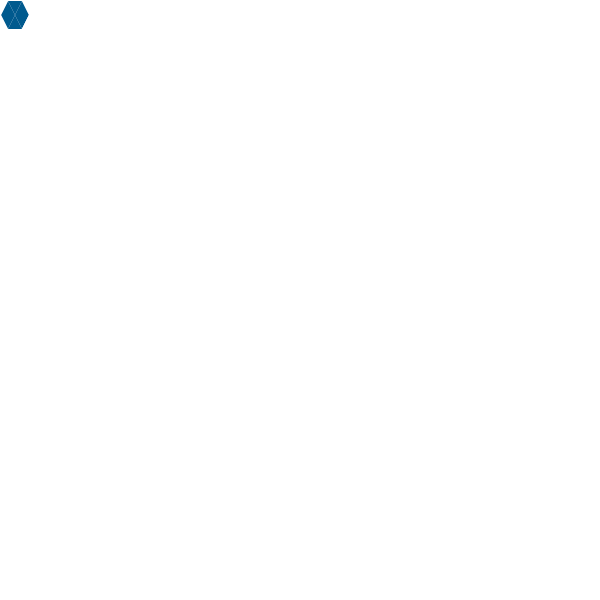
Frame 1 (no input)
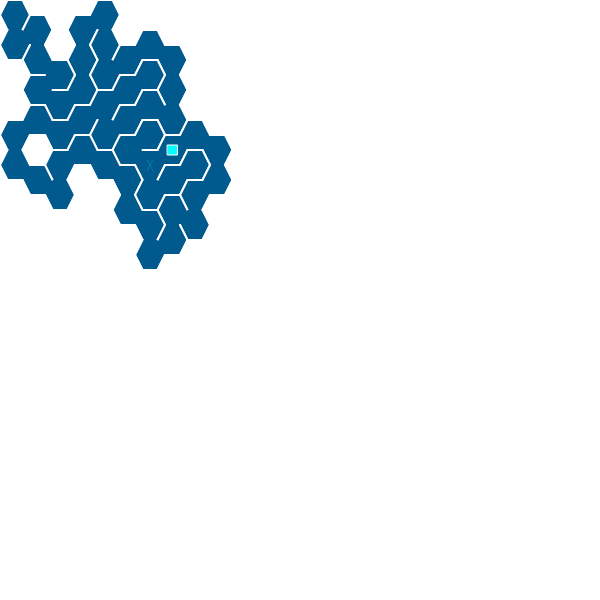
Frame 60 (no input)
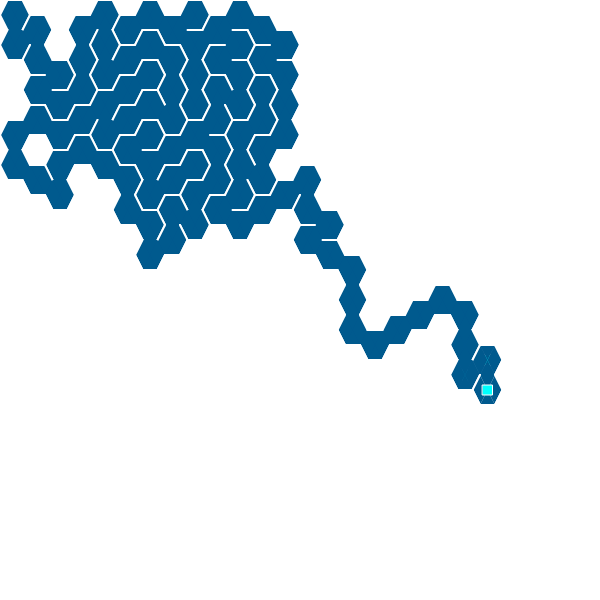
Frame 120 (the mouse pressed at the canvas centre since frame 60)

The p5.js sketch that drew these frames (run headless with seeded random() and noise() and a simulated clock; from frame 60 on, the mouse is pressed at the canvas centre):

// p5.js sketch
// ── sketch.js
var grid = [];
var sz = 30;
var cols;
var raws;
var current;
var stack = [];
var generated = false;

function setup() {
	createCanvas(600, 600);
	//frameRate(2);
	cols = width / sz - 7;
	raws = height / sz * 2 - 7;
	for (var j = 0; j < raws; j++) {
		for (var i = 0; i < cols; i++) {
			grid.push(new Cell(i, j));
		}
	}
	current = grid[0];
	current.visited = true;
	current.seen = true;
}

function draw() {
	//background(51);
	for (var i = 0; i < grid.length; i++) {
		grid[i].show();
	}
	if (!generated) {
		var next = current.checkNeighbors();
		if (next) {
			stack.push(current);
			next.visited = true;
			current.active = false;
			next.active = true;
			current = next;
		} else {
			var prev = stack.pop();
			if (prev) {
				current.active = false;
				current = prev;
				current.active = true;
				current.visited = true;
			} else {
				generated = true;
			}
		}
	} else {
		noStroke();
		if (current.i != 0 || current.j != 0) {
			fill(255, 0, 0);
			rect(0 + sz / 3, 0 + sz / 3, sz - sz / 1.5 + 1, sz - sz / 1.5 + 1);
		}
		if (current.i != cols - 1 || current.j != raws - 1) {
			fill(0, 255, 0);
			var x = (cols - 1) * (sz + sz / 2);
			var y = (raws - 1) * sz / 2
			rect(x + sz / 3, y + sz / 3, sz - sz / 1.5 + 1, sz - sz / 1.5 + 1);
		}
	}
}

function index(i, j) {
	if (i < 0 || i > cols - 1 || j < 0 || j > raws - 1) {
		return -1;
	} else {
		return i + j * cols;
	}
}

function Cell(i, j) {
	this.i = i;
	this.j = j;
	this.walls = [true, true, true, true, true, true];
	this.visited = false;
	this.seen = false;

	this.getTopLeft = function() {
		if (j % 2 == 0)
			return grid[index(i - 1, j - 1)];
		else
			return grid[index(i, j - 1)];
	}
	this.getTop = function() {
		if (j % 2 == 0)
			return grid[index(i, j - 2)];
		else
			return grid[index(i, j - 2)];
	}
	this.getTopRight = function() {
		if (j % 2 == 0)
			return grid[index(i, j - 1)];
		else
			return grid[index(i + 1, j - 1)];
	}
	this.getBotRight = function() {
		if (j % 2 == 0)
			return grid[index(i, j + 1)];
		else
			return grid[index(i + 1, j + 1)];
	}
	this.getBot = function() {
		if (j % 2 == 0)
			return grid[index(i, j + 2)];
		else
			return grid[index(i, j + 2)];
	}
	this.getBotLeft = function() {
		if (j % 2 == 0)
			return grid[index(i - 1, j + 1)];
		else
			return grid[index(i, j + 1)];
	}

	this.checkNeighbors = function() {
		var neighbors = [];
		var topLeft = this.getTopLeft();
		var top = this.getTop();
		var topRight = this.getTopRight();
		var botRight = this.getBotRight();
		var bot = this.getBot();
		var botLeft = this.getBotLeft();

		if (topLeft && !topLeft.visited) {
			neighbors.push(topLeft);
		}
		if (top && !top.visited) {
			neighbors.push(top);
		}
		if (topRight && !topRight.visited) {
			neighbors.push(topRight);
		}
		if (botRight && !botRight.visited) {
			neighbors.push(botRight);
		}
		if (bot && !bot.visited) {
			neighbors.push(bot);
		}
		if (botLeft && !botLeft.visited) {
			neighbors.push(botLeft);
		}
		var n = neighbors[floor(random(neighbors.length))];
		if (n) {
			if (n === topLeft) {
				this.walls[0] = false;
				n.walls[3] = false;
			} else if (n === top) {
				this.walls[1] = false;
				n.walls[4] = false;
			} else if (n === topRight) {
				this.walls[2] = false;
				n.walls[5] = false;
			} else if (n === botRight) {
				this.walls[3] = false;
				n.walls[0] = false;
			} else if (n === bot) {
				this.walls[4] = false;
				n.walls[1] = false;
			} else if (n === botLeft) {
				this.walls[5] = false;
				n.walls[2] = false;
			}
			return n;
		} else {
			return undefined;
		}
	}

	this.show = function() {
		var x;
		var y;
		if (j % 2 == 0) {
			x = this.i * (sz + sz / 2);
			y = this.j * sz / 2
		} else {
			x = this.i * (sz + sz / 2) + 3 * sz / 4;
			y = this.j * sz / 2;
		}

		noStroke();
		noFill();
		if (this.visited) {
			fill(0, 90, 142);
		}
		if (generated && this.seen) {
			fill(0, 120, 189);
		}
		triangle(x + sz / 2, y + sz / 2, x + sz / 4, y, x, y + sz / 2); // top left
		triangle(x + sz / 2, y + sz / 2, x + 3 * sz / 4, y, x + sz / 4, y); // top
		triangle(x + sz / 2, y + sz / 2, x + sz, y + sz / 2, x + 3 * sz / 4, y); // top right
		triangle(x + sz / 2, y + sz / 2, x + 3 * sz / 4, y + sz, x + sz, y + sz / 2); // bot right
		triangle(x + sz / 2, y + sz / 2, x + sz / 4, y + sz, x + 3 * sz / 4, y + sz); // bot
		triangle(x + sz / 2, y + sz / 2, x, y + sz / 2, x + sz / 4, y + sz); // bot left

		if (this.active) {
			stroke(255);
			fill(0, 255, 255);
			rect(x + sz / 3, y + sz / 3, sz - sz / 1.5, sz - sz / 1.5);
		}

		stroke(255);
		strokeWeight(2);
		if (this.walls[0]) {
			line(x + sz / 4, y, x, y + sz / 2); // top left
		}
		if (this.walls[1]) {
			line(x + sz / 4, y, x + 3 * sz / 4, y); // top
		}
		if (this.walls[2]) {
			line(x + 3 * sz / 4, y, x + sz, y + sz / 2); // top right
		}
		if (this.walls[3]) {
			line(x + 3 * sz / 4, y + sz, x + sz, y + sz / 2); // bot right
		}
		if (this.walls[4]) {
			line(x + sz / 4, y + sz, x + 3 * sz / 4, y + sz); // bot
		}
		if (this.walls[5]) {
			line(x, y + sz / 2, x + sz / 4, y + sz); // bot left
		}
		strokeWeight(1);
	}
}

function keyPressed() {
	if (generated) {
		if (keyCode === 103) {
			if (!current.walls[0]) {
				current.active = false;
				current = current.getTopLeft();
				current.active = true;
				current.seen = true;
			}
		} else if (keyCode === 104) {
			if (!current.walls[1]) {
				current.active = false;
				current = current.getTop();
				current.active = true;
				current.seen = true;
			}
		} else if (keyCode === 105) {
			if (!current.walls[2]) {
				current.active = false;
				current = current.getTopRight();
				current.active = true;
				current.seen = true;
			}
		} else if (keyCode === 102) {
			if (!current.walls[3]) {
				current.active = false;
				current = current.getBotRight();
				current.active = true;
				current.seen = true;
			}
		} else if (keyCode === 101) {
			if (!current.walls[4]) {
				current.active = false;
				current = current.getBot();
				current.active = true;
				current.seen = true;
			}
		} else if (keyCode === 100) {
			if (!current.walls[5]) {
				current.active = false;
				current = current.getBotLeft();
				current.active = true;
				current.seen = true;
			}
		}
	}
}
